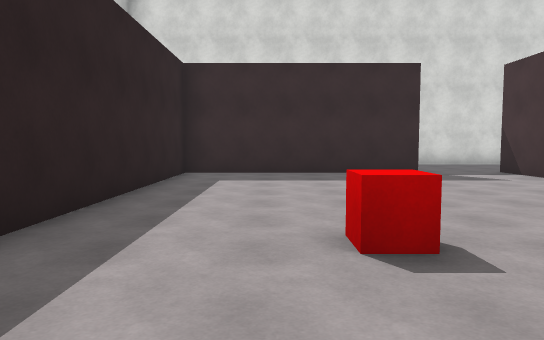
[1] (above)

24 first-person views from a walk through a 3-D level made in the Unity game engine. The camera is 1.4 m above the floor, tilts 4° down and sees 70° across. The floor is counted in squares, 2 m on a side. Each view is taken from the middle of a square. On the plan, view 1 faces up. The plan holds only what a view shows up to about 11 squares ahead; the rest is blank. The place goes on beyond the plan. The player is left out. Some surface patterns are stand-ins.

[2]
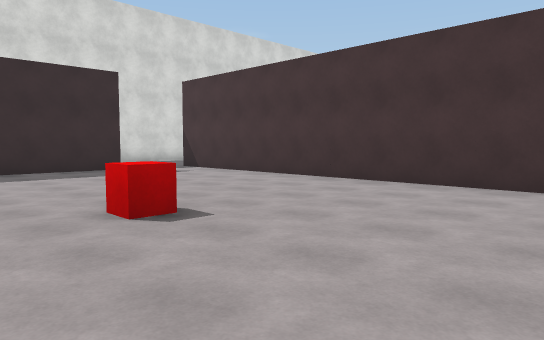

[3]
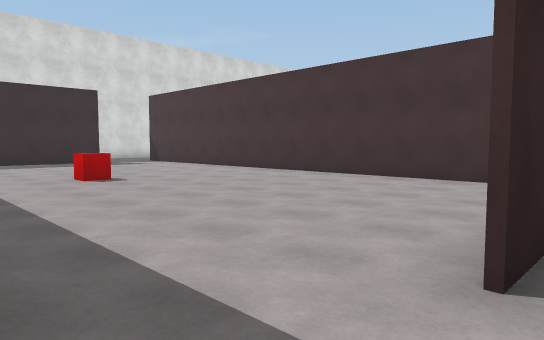

[4]
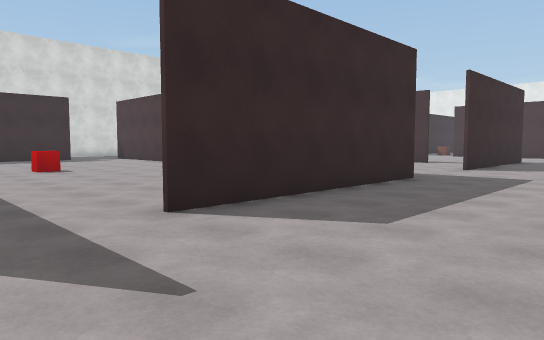

[5]
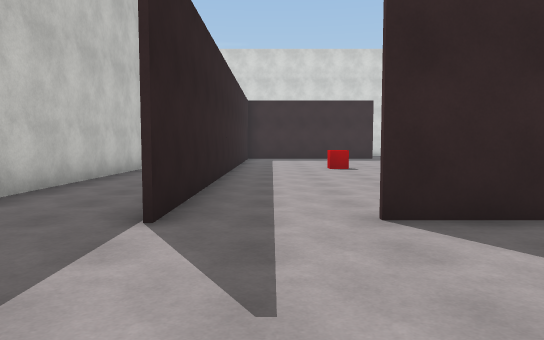

[6]
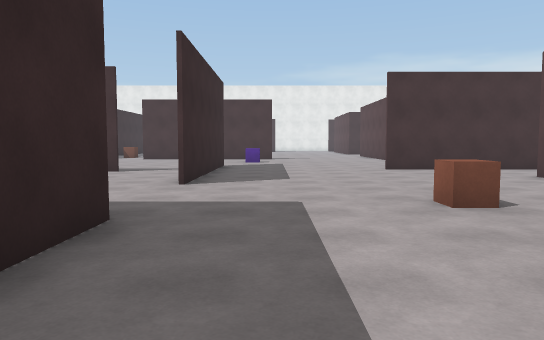

[7]
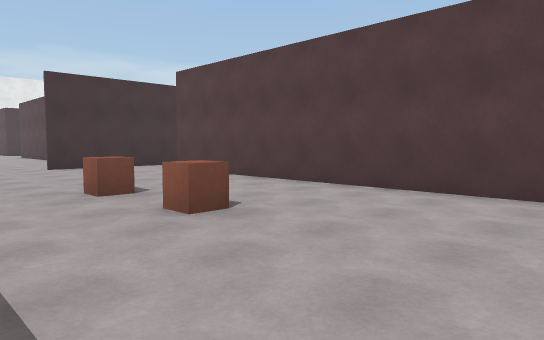

[8]
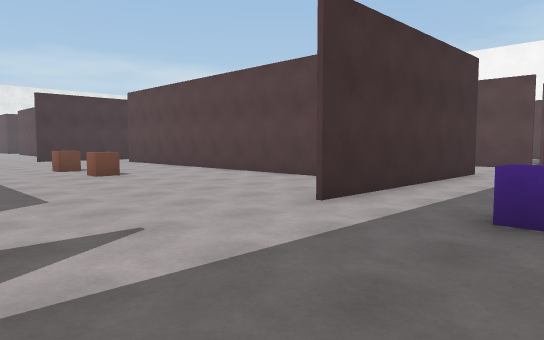

[9]
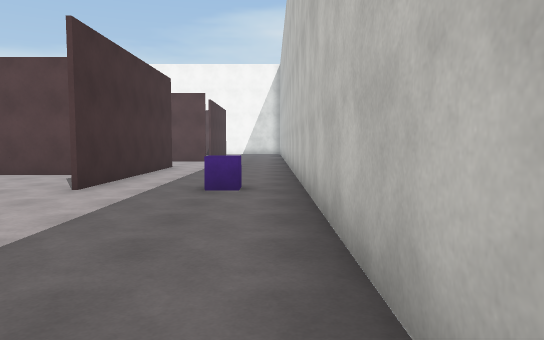

[10]
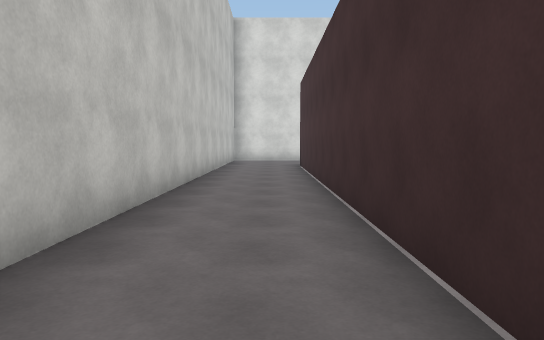

[11]
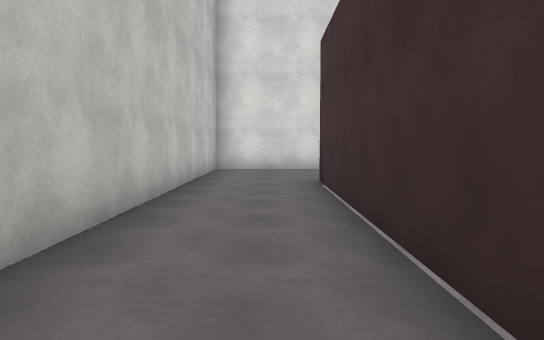

[12]
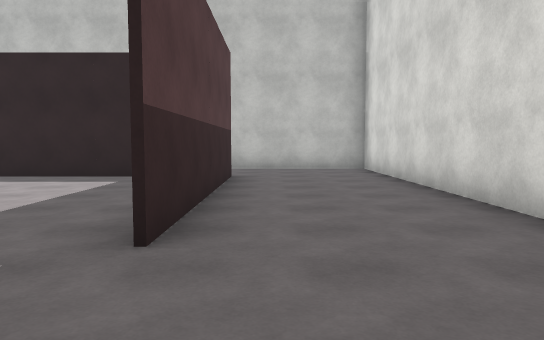

[13]
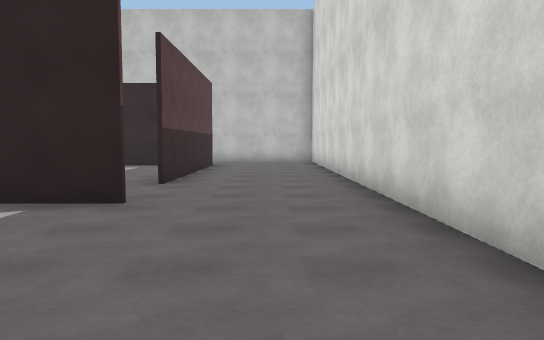

[14]
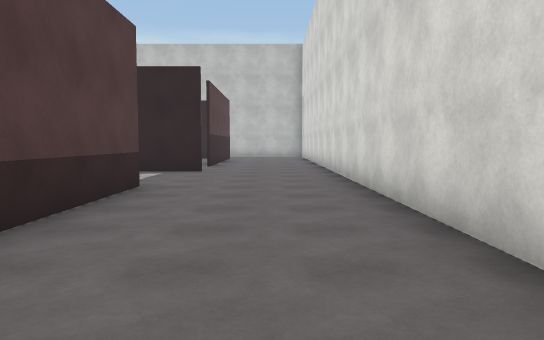

[15]
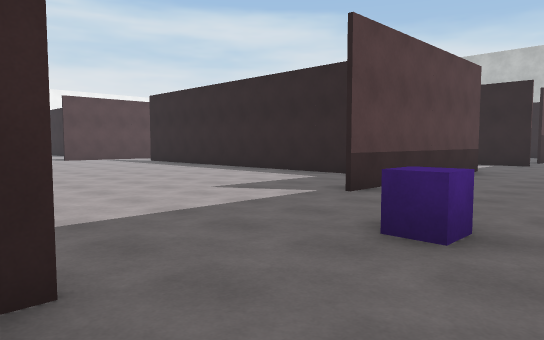

[16]
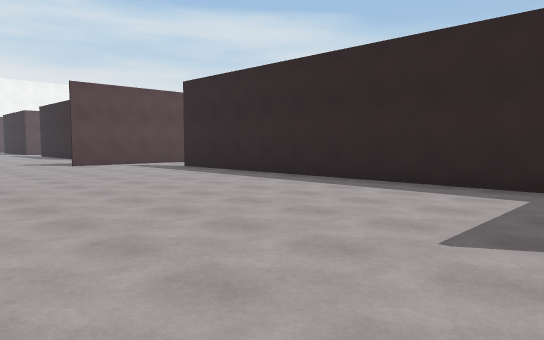

[17]
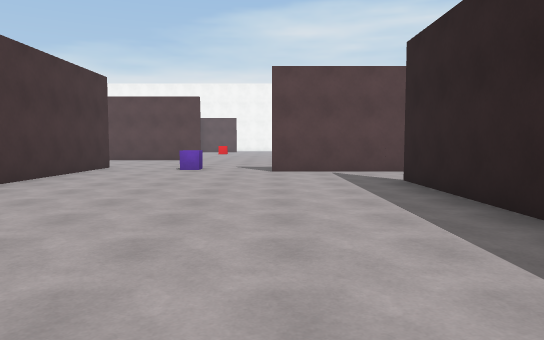

[18]
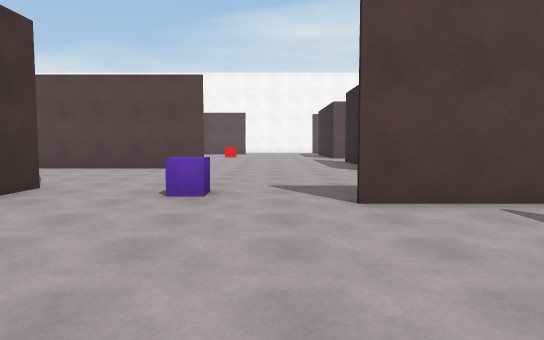

[19]
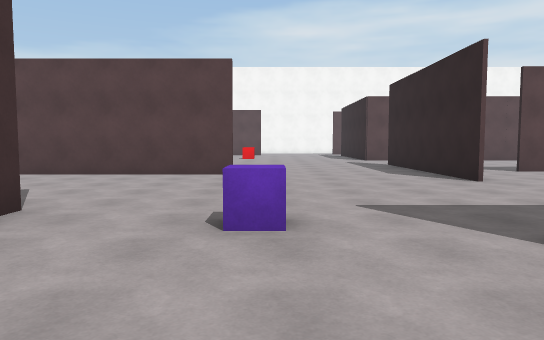

[20]
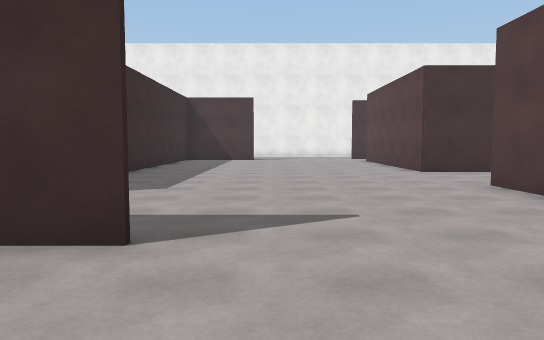

[21]
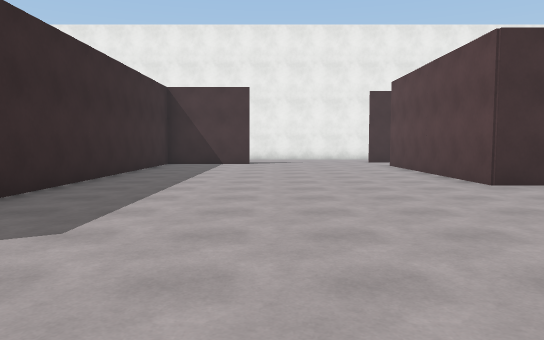

[22]
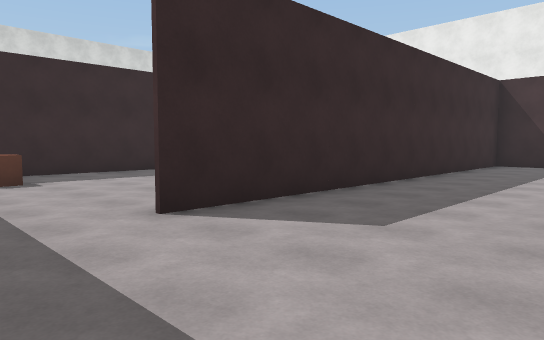

[23]
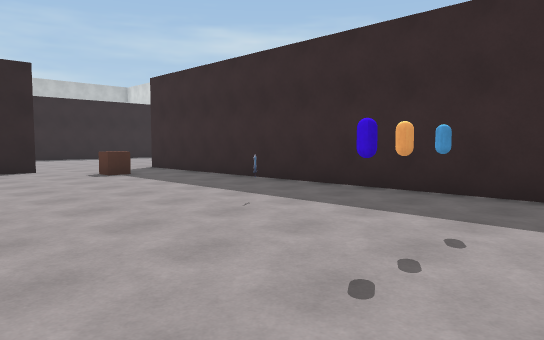

[24]
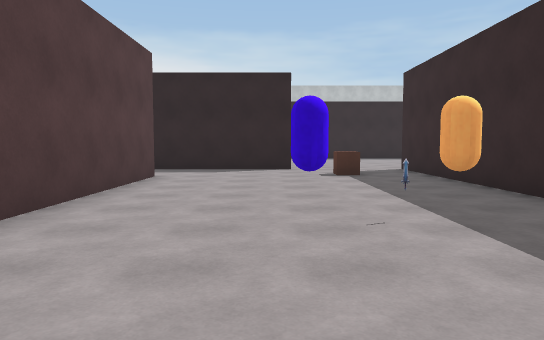

### Floor plan
Points are (right, up) in squares from view 1. A wall is a line through its corners. A room is listed if a view was taken in it or the views show most of it. See-through windows are left out.
Room 1 (views 1, 2)
walls: (5.5, -3) (5.5, 8.4); (3.5, 9.1) (-2, 9.1) (-2, -4.8)
ways out: opening at (-1, -5) to room 2; opening at (4.5, 9) to room 2
objects: red cube (1, 3)
Room 2 (views 3, 4, 5, 6, 7, 8, 9, 10, 11, 12, 13, 14, 15, 16, 17, 18, 19, 20, 21, 22)
walls: (13, -4.5) (8.5, -4.5); (10.7, -4.4) (14, -4.4); (18.6, -6.1) (18.6, -1.5); (12.3, -9) (12.3, -13); (5.6, -4.5) (-0.1, -4.5); (19.6, 2.5) (18.6, 2.5); (11.5, 7) (11.5, -2.3); (16.8, -10.6) (22.5, -10.6); (12.2, -11.5) (12.2, -9); (8.6, 8.9) (14.2, 8.9); (5.5, 8.4) (5.5, 9.4) (5.5, 7.7); (13, 12.5) (-4.5, 12.5) (-4.5, -13.9); (25.3, -10.6) (30, -10.6); (-2.1, -1.9) (-2.1, 9.2) (3.5, 9.2); (0.4, -11.5) (10, -11.5); (30.5, -3.5) (20.9, -3.5); (-1.1, -14.4) (-1.1, -8.6)
ways out: opening at (-1, -5) to room 1; opening at (4.5, 9) to room 1; opening at (19, 0.5) to room 3; opening at (20, -4) to room 3; opening at (7.5, -5); opening at (7.5, 9); opening at (10.5, -12); opening at (12, -3.5); opening at (23.5, -11); gap at (-1, -14)
objects: cube (-3, -9); brown cube (5, -8); brown cube (6, -8); cube (16, -5); cube (16, 11)
Room 3 (views 23, 24)
walls: (28.1, 2.5) (19.6, 2.5); (20.9, -3.5) (25.6, -3.5); (18.7, -0.4) (18.7, -4.1)
ways out: opening at (19, 0.5) to room 2; opening at (20, -4) to room 2
objects: brown cube (20, 1); other object (26, 0)

Where each view was taken, in squares from view 1:
view 1: 0 up, 0 right, facing up
view 2: 1 down, 1 left, facing up-right
view 3: 5 down, 2 left, facing up-right
view 4: 8 down, 2 left, facing up-right
view 5: 8 down, 1 left, facing up
view 6: 6 down, 2 right, facing right
view 7: 6 down, 1 right, facing down-right
view 8: 5 down, 4 left, facing down-right
view 9: 3 down, 4 left, facing down
view 10: 3 down, 3 left, facing up
view 11: 2 up, 3 left, facing up
view 12: 10 up, 6 right, facing left
view 13: 11 up, 10 right, facing left
view 14: 11 up, 15 right, facing left
view 15: 12 up, 19 right, facing down-left
view 16: 8 up, 18 right, facing down-left
view 17: 5 up, 14 right, facing down
view 18: 0 up, 15 right, facing down
view 19: 2 down, 16 right, facing down
view 20: 7 down, 16 right, facing right
view 21: 7 down, 19 right, facing right
view 22: 7 down, 19 right, facing up-right
view 23: 3 down, 29 right, facing up-left
view 24: 1 down, 29 right, facing left
